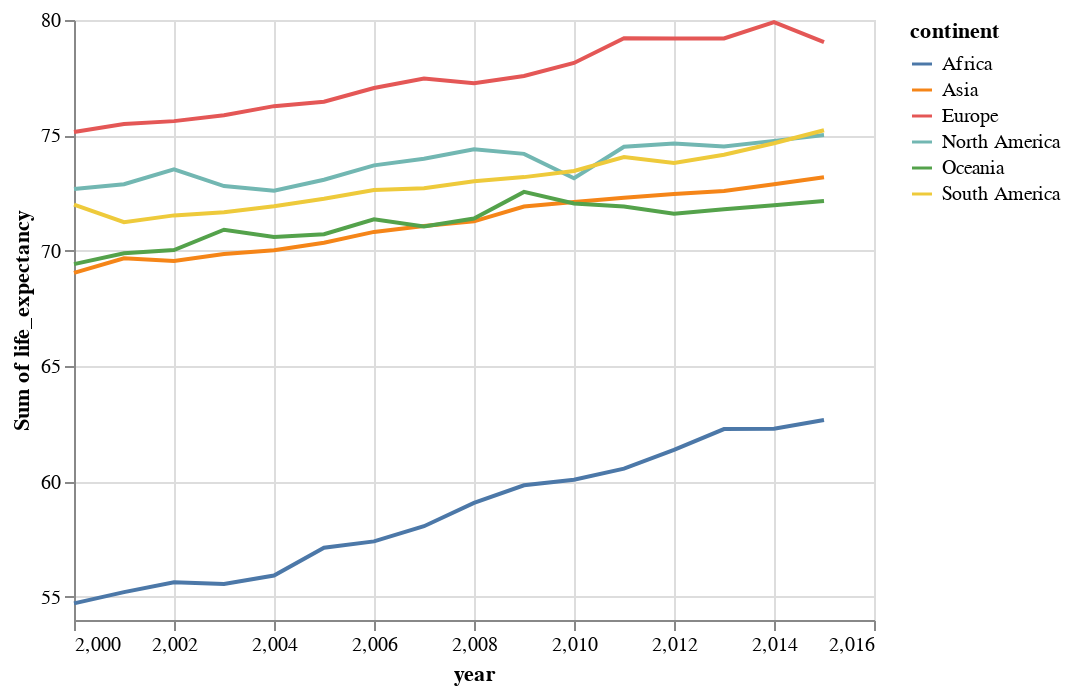

Source (notebook cell):
### Code cell
a = (
    alt.Chart(
        dataset_df.groupby(["continent", "year"])
        .mean()["life_expectancy"]
        .reset_index()
    )
    .mark_line()
    .encode(
        x="year",
        y=alt.Y("sum(life_expectancy)", scale=alt.Scale(zero=False)),
        color="continent",
        tooltip="continent",
    )
)
a

### Figure 1 — Vega-Lite specification as saved in the notebook (floating-point values rounded to 4 significant figures)
{"config": {"view": {"continuousWidth": 400, "continuousHeight": 300}}, "data": {"name": "data-96fed20e65378458803de9809528ebac"}, "mark": "line", "encoding": {"color": {"type": "nominal", "field": "continent"}, "tooltip": {"type": "nominal", "field": "continent"}, "x": {"type": "quantitative", "field": "year"}, "y": {"type": "quantitative", "aggregate": "sum", "field": "life_expectancy", "scale": {"zero": false}}}, "$schema": "https://vega.github.io/schema/vega-lite/v4.8.1.json", "datasets": {"data-96fed20e65378458803de9809528ebac": [{"continent": "Africa", "year": 2000, "life_expectancy": 54.72}, {"continent": "Africa", "year": 2001, "life_expectancy": 55.21}, {"continent": "Africa", "year": 2002, "life_expectancy": 55.63}, {"continent": "Africa", "year": 2003, "life_expectancy": 55.56}, {"continent": "Africa", "year": 2004, "life_expectancy": 55.93}, {"continent": "Africa", "year": 2005, "life_expectancy": 57.13}, {"continent": "Africa", "year": 2006, "life_expectancy": 57.41}, {"continent": "Africa", "year": 2007, "life_expectancy": 58.06}, {"continent": "Africa", "year": 2008, "life_expectancy": 59.07}, {"continent": "Africa", "year": 2009, "life_expectancy": 59.84}, {"continent": "Africa", "year": 2010, "life_expectancy": 60.08}, {"continent": "Africa", "year": 2011, "life_expectancy": 60.56}, {"continent": "Africa", "year": 2012, "life_expectancy": 61.37}, {"continent": "Africa", "year": 2013, "life_expectancy": 62.27}, {"continent": "Africa", "year": 2014, "life_expectancy": 62.29}, {"continent": "Africa", "year": 2015, "life_expectancy": 62.67}, {"continent": "Asia", "year": 2000, "life_expectancy": 69.04}, {"continent": "Asia", "year": 2001, "life_expectancy": 69.68}, {"continent": "Asia", "year": 2002, "life_expectancy": 69.56}, {"continent": "Asia", "year": 2003, "life_expectancy": 69.86}, {"continent": "Asia", "year": 2004, "life_expectancy": 70.02}, {"continent": "Asia", "year": 2005, "life_expectancy": 70.35}, {"continent": "Asia", "year": 2006, "life_expectancy": 70.82}, {"continent": "Asia", "year": 2007, "life_expectancy": 71.07}, {"continent": "Asia", "year": 2008, "life_expectancy": 71.27}, {"continent": "Asia", "year": 2009, "life_expectancy": 71.92}, {"continent": "Asia", "year": 2010, "life_expectancy": 72.11}, {"continent": "Asia", "year": 2011, "life_expectancy": 72.3}, {"continent": "Asia", "year": 2012, "life_expectancy": 72.46}, {"continent": "Asia", "year": 2013, "life_expectancy": 72.59}, {"continent": "Asia", "year": 2014, "life_expectancy": 72.88}, {"continent": "Asia", "year": 2015, "life_expectancy": 73.19}, {"continent": "Europe", "year": 2000, "life_expectancy": 75.15}, {"continent": "Europe", "year": 2001, "life_expectancy": 75.49}, {"continent": "Europe", "year": 2002, "life_expectancy": 75.62}, {"continent": "Europe", "year": 2003, "life_expectancy": 75.87}, {"continent": "Europe", "year": 2004, "life_expectancy": 76.27}, {"continent": "Europe", "year": 2005, "life_expectancy": 76.46}, {"continent": "Europe", "year": 2006, "life_expectancy": 77.05}, {"continent": "Europe", "year": 2007, "life_expectancy": 77.46}, {"continent": "Europe", "year": 2008, "life_expectancy": 77.26}, {"continent": "Europe", "year": 2009, "life_expectancy": 77.57}, {"continent": "Europe", "year": 2010, "life_expectancy": 78.14}, {"continent": "Europe", "year": 2011, "life_expectancy": 79.21}, {"continent": "Europe", "year": 2012, "life_expectancy": 79.2}, {"continent": "Europe", "year": 2013, "life_expectancy": 79.2}, {"continent": "Europe", "year": 2014, "life_expectancy": 79.91}, {"continent": "Europe", "year": 2015, "life_expectancy": 79.04}, {"continent": "North America", "year": 2000, "life_expectancy": 72.68}, {"continent": "North America", "year": 2001, "life_expectancy": 72.89}, {"continent": "North America", "year": 2002, "life_expectancy": 73.53}, {"continent": "North America", "year": 2003, "life_expectancy": 72.8}, {"continent": "North America", "year": 2004, "life_expectancy": 72.6}, {"continent": "North America", "year": 2005, "life_expectancy": 73.08}, {"continent": "North America", "year": 2006, "life_expectancy": 73.7}, {"continent": "North America", "year": 2007, "life_expectancy": 73.99}, {"continent": "North America", "year": 2008, "life_expectancy": 74.4}, {"continent": "North America", "year": 2009, "life_expectancy": 74.2}, {"continent": "North America", "year": 2010, "life_expectancy": 73.14}, {"continent": "North America", "year": 2011, "life_expectancy": 74.51}, {"continent": "North America", "year": 2012, "life_expectancy": 74.65}, {"continent": "North America", "year": 2013, "life_expectancy": 74.52}, {"continent": "North America", "year": 2014, "life_expectancy": 74.76}, {"continent": "North America", "year": 2015, "life_expectancy": 75.01}, {"continent": "Oceania", "year": 2000, "life_expectancy": 69.42}, {"continent": "Oceania", "year": 2001, "life_expectancy": 69.89}, {"continent": "Oceania", "year": 2002, "life_expectancy": 70.03}, {"continent": "Oceania", "year": 2003, "life_expectancy": 70.91}, {"continent": "Oceania", "year": 2004, "life_expectancy": 70.6}, {"continent": "Oceania", "year": 2005, "life_expectancy": 70.72}, {"continent": "Oceania", "year": 2006, "life_expectancy": 71.36}, {"continent": "Oceania", "year": 2007, "life_expectancy": 71.05}, {"continent": "Oceania", "year": 2008, "life_expectancy": 71.4}, {"continent": "Oceania", "year": 2009, "life_expectancy": 72.55}, {"continent": "Oceania", "year": 2010, "life_expectancy": 72.05}, {"continent": "Oceania", "year": 2011, "life_expectancy": 71.92}, {"continent": "Oceania", "year": 2012, "life_expectancy": 71.6}, {"continent": "Oceania", "year": 2013, "life_expectancy": 71.8}, {"continent": "Oceania", "year": 2014, "life_expectancy": 71.97}, {"continent": "Oceania", "year": 2015, "life_expectancy": 72.16}, {"continent": "South America", "year": 2000, "life_expectancy": 72.0}, {"continent": "South America", "year": 2001, "life_expectancy": 71.24}, {"continent": "South America", "year": 2002, "life_expectancy": 71.53}, {"continent": "South America", "year": 2003, "life_expectancy": 71.67}, {"continent": "South America", "year": 2004, "life_expectancy": 71.93}, {"continent": "South America", "year": 2005, "life_expectancy": 72.26}, {"continent": "South America", "year": 2006, "life_expectancy": 72.63}, {"continent": "South America", "year": 2007, "life_expectancy": 72.71}, {"continent": "South America", "year": 2008, "life_expectancy": 73.02}, {"continent": "South America", "year": 2009, "life_expectancy": 73.19}, {"continent": "South America", "year": 2010, "life_expectancy": 73.46}, {"continent": "South America", "year": 2011, "life_expectancy": 74.06}, {"continent": "South America", "year": 2012, "life_expectancy": 73.81}, {"continent": "South America", "year": 2013, "life_expectancy": 74.16}, {"continent": "South America", "year": 2014, "life_expectancy": 74.66}, {"continent": "South America", "year": 2015, "life_expectancy": 75.23}]}}
